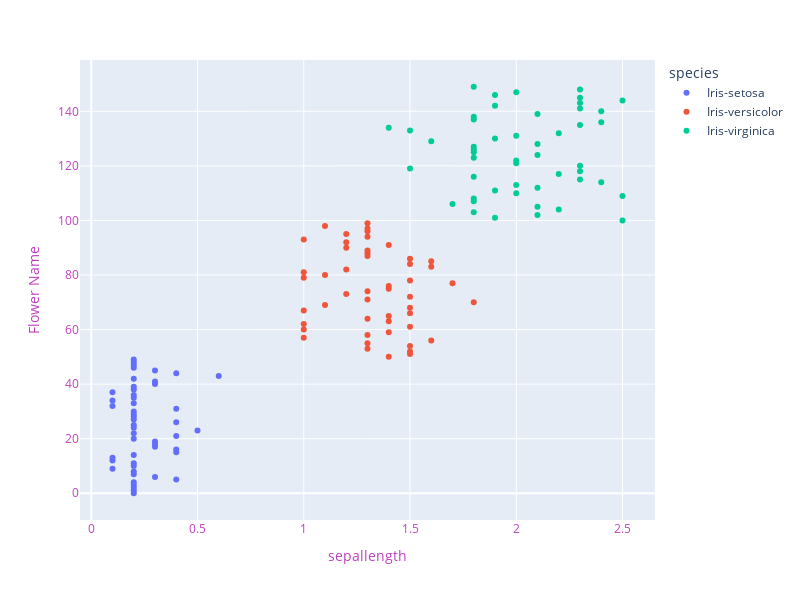

The cell this chart's notebook holds for it:
### Code cell
fig = px.scatter(data_frame=df, x='petal_width',color='species')
fig.update_layout(width=800, height=600,
                  xaxis=dict(title='sepallength',color="#BF40BF"),
                 yaxis=dict(title="Flower Name",color="#BF40BF"))
fig.show()

### Figure 1 — Plotly figure (JSON) as saved in the notebook; plotly's stock layout.template omitted (floating-point values rounded to 4 significant figures)
{"data": [{"hovertemplate": "species=Iris-setosa<br>petal_width=%{x}<br>index=%{y}<extra></extra>", "legendgroup": "Iris-setosa", "marker": {"color": "#636efa", "symbol": "circle"}, "mode": "markers", "name": "Iris-setosa", "orientation": "h", "showlegend": true, "type": "scatter", "x": [0.2, 0.2, 0.2, 0.2, 0.2, 0.4, 0.3, 0.2, 0.2, 0.1, 0.2, 0.2, 0.1, 0.1, 0.2, 0.4, 0.4, 0.3, 0.3, 0.3, 0.2, 0.4, 0.2, 0.5, 0.2, 0.2, 0.4, 0.2, 0.2, 0.2, 0.2, 0.4, 0.1, 0.2, 0.1, 0.2, 0.2, 0.1, 0.2, 0.2, 0.3, 0.3, 0.2, 0.6, 0.4, 0.3, 0.2, 0.2, 0.2, 0.2], "xaxis": "x", "y": [0, 1, 2, 3, 4, 5, 6, 7, 8, 9, 10, 11, 12, 13, 14, 15, 16, 17, 18, 19, 20, 21, 22, 23, 24, 25, 26, 27, 28, 29, 30, 31, 32, 33, 34, 35, 36, 37, 38, 39, 40, 41, 42, 43, 44, 45, 46, 47, 48, 49], "yaxis": "y"}, {"hovertemplate": "species=Iris-versicolor<br>petal_width=%{x}<br>index=%{y}<extra></extra>", "legendgroup": "Iris-versicolor", "marker": {"color": "#EF553B", "symbol": "circle"}, "mode": "markers", "name": "Iris-versicolor", "orientation": "h", "showlegend": true, "type": "scatter", "x": [1.4, 1.5, 1.5, 1.3, 1.5, 1.3, 1.6, 1, 1.3, 1.4, 1, 1.5, 1, 1.4, 1.3, 1.4, 1.5, 1, 1.5, 1.1, 1.8, 1.3, 1.5, 1.2, 1.3, 1.4, 1.4, 1.7, 1.5, 1, 1.1, 1, 1.2, 1.6, 1.5, 1.6, 1.5, 1.3, 1.3, 1.3, 1.2, 1.4, 1.2, 1, 1.3, 1.2, 1.3, 1.3, 1.1, 1.3], "xaxis": "x", "y": [50, 51, 52, 53, 54, 55, 56, 57, 58, 59, 60, 61, 62, 63, 64, 65, 66, 67, 68, 69, 70, 71, 72, 73, 74, 75, 76, 77, 78, 79, 80, 81, 82, 83, 84, 85, 86, 87, 88, 89, 90, 91, 92, 93, 94, 95, 96, 97, 98, 99], "yaxis": "y"}, {"hovertemplate": "species=Iris-virginica<br>petal_width=%{x}<br>index=%{y}<extra></extra>", "legendgroup": "Iris-virginica", "marker": {"color": "#00cc96", "symbol": "circle"}, "mode": "markers", "name": "Iris-virginica", "orientation": "h", "showlegend": true, "type": "scatter", "x": [2.5, 1.9, 2.1, 1.8, 2.2, 2.1, 1.7, 1.8, 1.8, 2.5, 2, 1.9, 2.1, 2, 2.4, 2.3, 1.8, 2.2, 2.3, 1.5, 2.3, 2, 2, 1.8, 2.1, 1.8, 1.8, 1.8, 2.1, 1.6, 1.9, 2, 2.2, 1.5, 1.4, 2.3, 2.4, 1.8, 1.8, 2.1, 2.4, 2.3, 1.9, 2.3, 2.5, 2.3, 1.9, 2, 2.3, 1.8], "xaxis": "x", "y": [100, 101, 102, 103, 104, 105, 106, 107, 108, 109, 110, 111, 112, 113, 114, 115, 116, 117, 118, 119, 120, 121, 122, 123, 124, 125, 126, 127, 128, 129, 130, 131, 132, 133, 134, 135, 136, 137, 138, 139, 140, 141, 142, 143, 144, 145, 146, 147, 148, 149], "yaxis": "y"}], "layout": {"height": 600, "legend": {"title": {"text": "species"}, "tracegroupgap": 0}, "margin": {"t": 60}, "width": 800, "xaxis": {"anchor": "y", "color": "#BF40BF", "domain": [0, 1], "title": {"text": "sepallength"}}, "yaxis": {"anchor": "x", "color": "#BF40BF", "domain": [0, 1], "title": {"text": "Flower Name"}}}}
